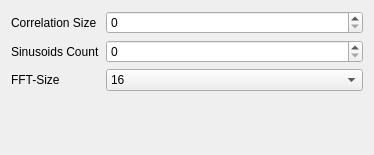
                  <widget class="QWidget" name="scrollAreaWidgetContents_11">
                   <property name="geometry">
                    <rect>
                     <x>0</x>
                     <y>0</y>
                     <width>374</width>
                     <height>155</height>
                    </rect>
                   </property>
                   <layout class="QFormLayout" name="formLayout_8">
                    <item row="0" column="0">
                     <widget class="QLabel" name="correlationSizeLabel_2">
                      <property name="text">
                       <string>Correlation Size</string>
                      </property>
                     </widget>
                    </item>
                    <item row="0" column="1">
                     <widget class="QSpinBox" name="esprit_cor_size">
                      <property name="maximum">
                       <number>9999</number>
                      </property>
                     </widget>
                    </item>
                    <item row="1" column="0">
                     <widget class="QLabel" name="sinusoidsCountLabel_2">
                      <property name="text">
                       <string>Sinusoids Count</string>
                      </property>
                     </widget>
                    </item>
                    <item row="1" column="1">
                     <widget class="QSpinBox" name="esprit_sin_cnt">
                      <property name="maximum">
                       <number>999</number>
                      </property>
                     </widget>
                    </item>
                    <item row="2" column="0">
                     <widget class="QLabel" name="fFTSizeLabel_6">
                      <property name="text">
                       <string>FFT-Size</string>
                      </property>
                     </widget>
                    </item>
                    <item row="2" column="1">
                     <widget class="QComboBox" name="esprit_fft_size">
                      <item>
                       <property name="text">
                        <string>16</string>
                       </property>
                      </item>
                      <item>
                       <property name="text">
                        <string>32</string>
                       </property>
                      </item>
                      <item>
                       <property name="text">
                        <string>64</string>
                       </property>
                      </item>
                      <item>
                       <property name="text">
                        <string>128</string>
                       </property>
                      </item>
                      <item>
                       <property name="text">
                        <string>256</string>
                       </property>
                      </item>
                      <item>
                       <property name="text">
                        <string>512</string>
                       </property>
                      </item>
                      <item>
                       <property name="text">
                        <string>1024</string>
                       </property>
                      </item>
                      <item>
                       <property name="text">
                        <string>2048</string>
                       </property>
                      </item>
                      <item>
                       <property name="text">
                        <string>4096</string>
                       </property>
                      </item>
                      <item>
                       <property name="text">
                        <string>8192</string>
                       </property>
                      </item>
                      <item>
                       <property name="text">
                        <string>16384</string>
                       </property>
                      </item>
                      <item>
                       <property name="text">
                        <string>32768</string>
                       </property>
                      </item>
                      <item>
                       <property name="text">
                        <string>65536</string>
                       </property>
                      </item>
                     </widget>
                    </item>
                   </layout>
                  </widget>
